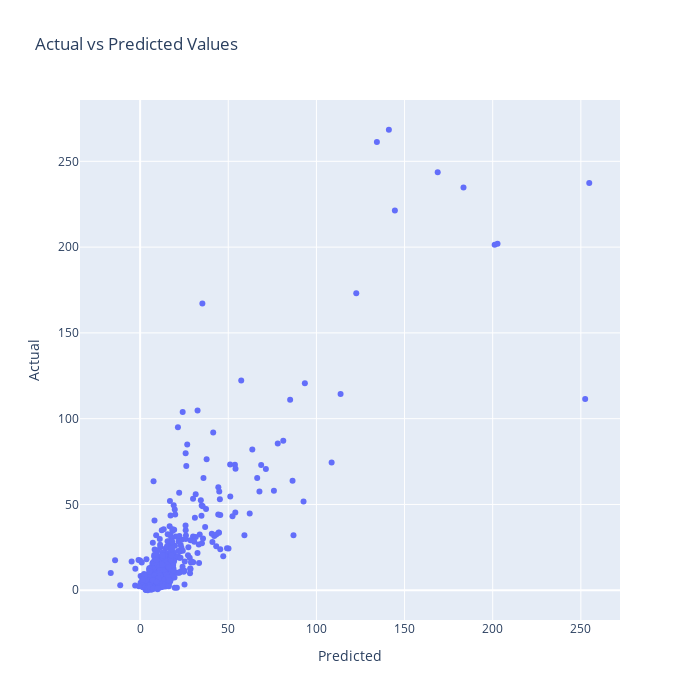

The code cell stored with this chart in its notebook:
### Code cell
fig = px.scatter(
    x = y_pred,
    y = y_test,
    labels = {'x': "Predicted", 'y': "Actual"},
    title = "Actual vs Predicted Values",
    width = 700,
    height = 700
)

fig.show()

### Figure 1 — Plotly figure (JSON) as saved in the notebook; plotly's stock layout.template omitted (floating-point values rounded to 4 significant figures; data arrays with more than 128 entries replaced by an {"elided": "..."} marker saying what was removed)
{"data": [{"hovertemplate": "Predicted=%{x}<br>Actual=%{y}<extra></extra>", "legendgroup": "", "marker": {"color": "#636efa", "symbol": "circle"}, "mode": "markers", "name": "", "orientation": "v", "showlegend": false, "type": "scatter", "x": {"elided": "578 float values"}, "xaxis": "x", "y": {"elided": "578 float values"}, "yaxis": "y"}], "layout": {"height": 700, "legend": {"tracegroupgap": 0}, "title": {"text": "Actual vs Predicted Values"}, "width": 700, "xaxis": {"anchor": "y", "domain": [0, 1], "title": {"text": "Predicted"}}, "yaxis": {"anchor": "x", "domain": [0, 1], "title": {"text": "Actual"}}}}
